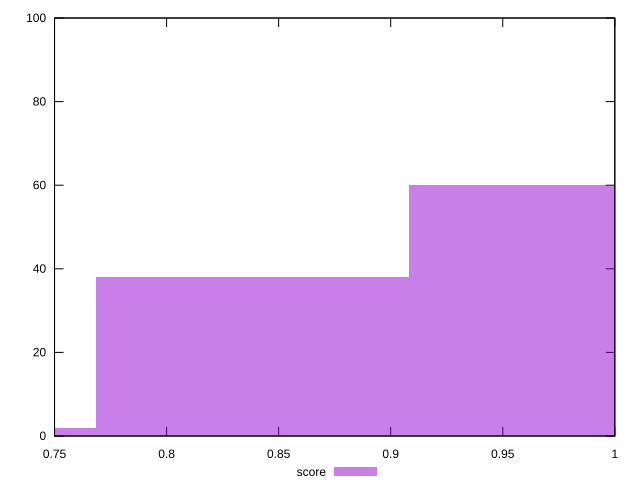

The script that saved this image:
reset

$score <<EOF
0.8383791594961978 38
0.9781090194122307 60
0.6986492995801648 2
EOF

set key outside below
set boxwidth 0.13972985991603296
set xrange [0.75:1]
set yrange [0:100]
set trange [0:100]
set style fill transparent solid 0.5 noborder
set terminal svg size 640, 490 enhanced background rgb 'white'
set output "report_00009_2021-02-08T22-37-41.559Z/unminified-javascript/samples/pages+cached/score/histogram.svg"

plot $score title "score" with boxes

reset
